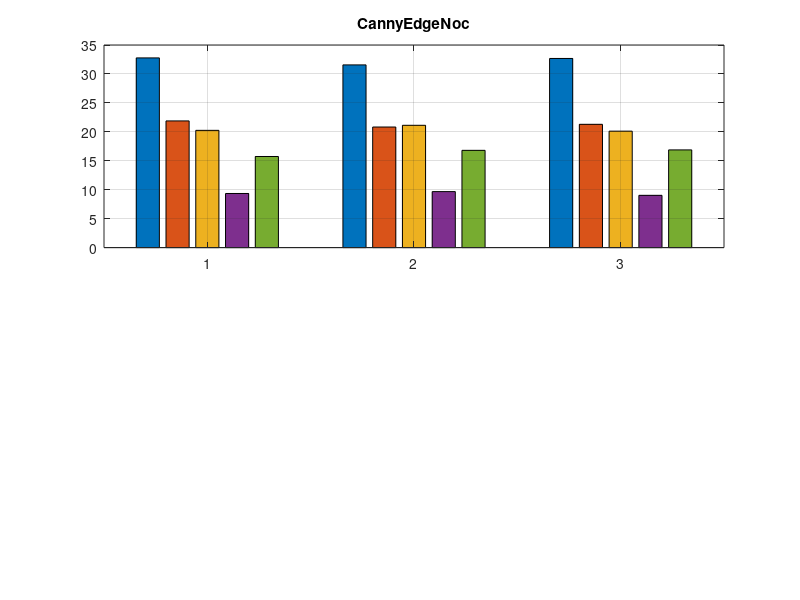

MATLAB code for this plot: (Note: this script raises an error after producing the figure.)
yNoc = [32.7727 21.885 20.2559 9.34796 15.7384; 31.5644 20.8306 21.1284 9.67488 16.8018; 32.6758 21.2988 20.1169 9.03011 16.8784] ;
yOcc = [32.7727 21.885 20.2559 9.34796 15.7384; 31.5644 20.8306 21.1284 9.67488 16.8018; 32.6758 21.2988 20.1169 9.03011 16.8784] ;
sgbmNoc = [68.3282 22.531 5.25696 1.6169 2.26691; 67.96 22.5885 5.41032 1.65867 2.38253; 68.1486 22.6867 5.20693 1.66555 2.29223] ;
sgbmOcc = [68.3282 22.531 5.25696 1.6169 2.26691; 67.96 22.5885 5.41032 1.65867 2.38253; 68.1486 22.6867 5.20693 1.66555 2.29223] ;

x = [1:1:3] ; 
 figure() ; 
 subplot(2,1,1); 
 bar(x,yNoc);
 grid on ; 
title('CannyEdgeNoc');

ax=gca; 
 ax.XTickLabel = {'1Edge', '2Edge','4Edge','8Edge','12Edge', '16Edge','16PointAl','16PointDia','12Point', '8PointAl','4PointDia','2point','1point'} 
ax.XTickLabelRotation=45;
subplot(2,1,2); 
 bar(x,sgbmNoc);
 grid on ; 
title('SGBMNoc');

ax=gca; 
 ax.XTickLabel = {'1Edge', '2Edge','4Edge','8Edge','12Edge', '16Edge','16PointAl','16PointDia','12Point', '8PointAl','4PointDia','2point','1point'} 
ax.XTickLabelRotation=45;
 figure() ; 
 subplot(2,1,1); 
 bar(x,yOcc);
 grid on ; 
title('CannyEdgeOcc');

ax=gca; 
 ax.XTickLabel = {'1Edge', '2Edge','4Edge','8Edge','12Edge', '16Edge','16PointAl','16PointDia','12Point', '8PointAl','4PointDia','2point','1point'} 
ax.XTickLabelRotation=45;
subplot(2,1,2); 
 bar(x,sgbmOcc);
 grid on ; 
title('SGBMOcc');

ax=gca; 
 ax.XTickLabel = {'1Edge', '2Edge','4Edge','8Edge','12Edge', '16Edge','16PointAl','16PointDia','12Point', '8PointAl','4PointDia','2point','1point'} 
ax.XTickLabelRotation=45;
